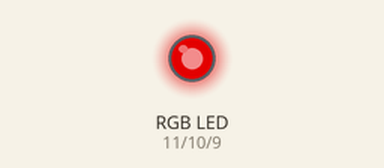
Recording of a sketch running on a simulated Arduino Uno, built with avr-gcc and run on an emulated ATmega328P. Parts: an RGB LED mixed from three pins (HIGH = lit). Dim RGB values are drawn brighter than linear; random numbers use the default seed unless the sketch sets one.

Above: at 0.1 s.
At 7.6 s:
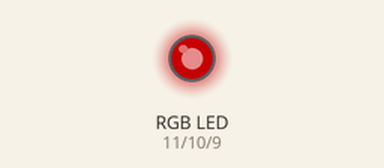
At 17.1 s:
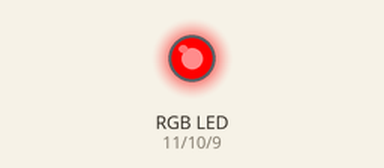
At 39.1 s:
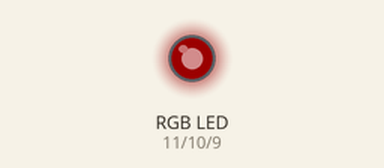
Timing chart, 0 to 40.0 s (numbered marks = the images above):
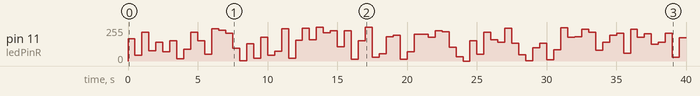

The sketch:

random_rgb.ino
```cpp
int ledPinR = 11;
int ledPinG = 10;
int ledPinB = 9;

void setup() {
  pinMode(ledPinR, OUTPUT);
  pinMode(ledPinG, OUTPUT);
  pinMode(ledPinB, OUTPUT);
}

void loop() {
  rgbLedDisplay(random(256), random(256), random(256));
  delay(500);
}

void rgbLedDisplay(int red, int green, int blue) {
  analogWrite(ledPinR, constrain(red, 0, 255));
  analogWrite(ledPinR, constrain(green, 0, 255));
  analogWrite(ledPinR, constrain(blue, 0, 255));
}
```

Measured:
- by itself, pin 11 (ledPinR): 0/255 → 167/255 at 0.00 s, → 42/255 0.50 s later, → 216/255 0.50 s later, → 77/255 0.50 s later, … (80 changes in this stretch)
